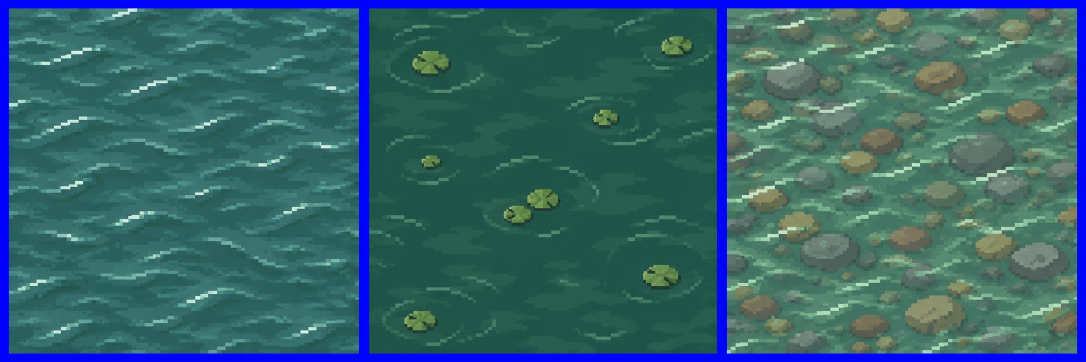
#> input picture art-src/chatgpt/HG2.png, 2172 x 724 px (shown at 1/2 size)
$ python ground_in.py
#> lines starting #> are read from the running program, lines starting #| are printed output that depends on the picture
# 받아 둔 물 그림(art-src/chatgpt/HG2.png: 강물, 연못, 얕은 여울)과 나루 그림(HP5.png의 선착장 판자)을 새 화면의 땅 무늬로 만든다.
#   assets/hd2d/preview/wt_river.webp : 강물(잔물결). 지도 가장자리까지 이어진 넓은 물
#   assets/hd2d/preview/wt_pond.webp  : 연못(연잎). 뭍에 갇힌 작은 물
#   assets/hd2d/preview/wt_rapid.webp : 여울(돌이 비치는 얕은 물). 너비 네 칸 아래의 물줄기
#   assets/hd2d/preview/g_plank.webp : 나루와 다리의 널(바깥 지도의 마루 칸). 널이 세로로 선 무늬이고, 세로로 긴 나루에서는 게임이 눕혀 깐다
# 물 그림은 도트 한 점이 7.7px쯤이라 한 칸(700px)을 92점으로 줄이고, 가장자리 6점을 섞어 가로세로로 이어 붙게 한다(86×86점 = 평면도 26.9점).
# 널은 그림 속 선착장이 비스듬히 그려져 있어, 기울기를 펴고 못 박힌 줄 사이의 가운데 토막만 쓴다. 널 하나의 폭을 평면도 5점(사람 키의 3분의 1)으로 잡았다.
# 쓰는 법: python3 tools/ground_in.py
import os
import numpy as np
from PIL import Image
ROOT = os.path.dirname(os.path.dirname(os.path.abspath(__file__)))
SRC = os.path.join(ROOT, 'art-src', 'chatgpt'); PV = os.path.join(ROOT, 'assets', 'hd2d', 'preview')
DOT = 48 / 15

def wrap_h(a, f):
    t = np.linspace(0, 1, f)[None, :, None]; out = a[:, :-f].copy(); out[:, :f] = a[:, -f:] * (1 - t) + a[:, :f] * t; return out
def wrap_v(a, f):
    t = np.linspace(0, 1, f)[:, None, None]; out = a[:-f].copy(); out[:f] = a[-f:] * (1 - t) + a[:f] * t; return out
def save(arr, name):
    a8 = np.clip(arr, 0, 255).astype(np.uint8); p = os.path.join(PV, name + '.webp'); Image.fromarray(a8).save(p, lossless=True)
    print(os.path.relpath(p, ROOT), a8.shape[1], 'x', a8.shape[0], '→ 평면도', round(a8.shape[1] / DOT, 1), 'x', round(a8.shape[0] / DOT, 1))

# 1) 물 셋: 파란 테두리 안쪽 세 칸
hg = Image.open(os.path.join(SRC, 'HG2.png')).convert('RGB')
#> hg is the input picture: PIL image 2172x724 RGB; mean R, G, B 54.3, 99.1, 107.5
for name, (x0, x1) in (('wt_river', (18, 717)), ('wt_pond', (738, 1433)), ('wt_rapid', (1454, 2153))):
    c = hg.crop((x0 + 2, 19, x1 - 1, 705)).resize((92, 92), Image.BOX)
    save(wrap_v(wrap_h(np.asarray(c).astype(np.float32), 6), 6), name)
#> this loop made 3 passes
#> pass 1, `c = hg.crop((x0 + 2, 19, x1 - 1, 705)).resize((92, 92), Image.BOX)`:
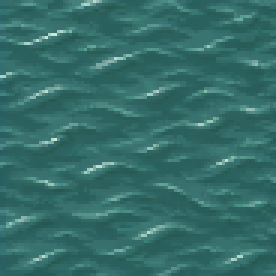
#> c: PIL image 92x92 RGB (shown 3 times larger); mean R, G, B 53, 109.1, 105.3
#> pass 1, in wrap_h, `out = a[:, :-f].copy()`:
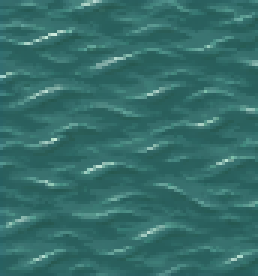
#> out: shape (92, 86, 3) float32 (shown 3 times larger); mean of channels 0, 1, 2 53.2, 109.3, 105.5; drawn as R, G, B
#> pass 1, in wrap_v, `out = a[:-f].copy()`:
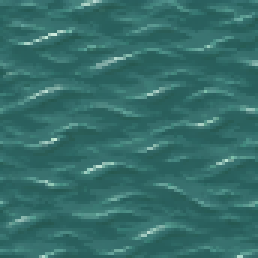
#> out: shape (86, 86, 3) float32 (shown 3 times larger); mean of channels 0, 1, 2 53.4, 109.4, 105.5; drawn as R, G, B

# 2) 널: 선착장 윗면. 기울기(세로 1px에 가로 -0.3px)를 펴고, 못 박힌 두 줄 사이(세로 200~282)의 널 여덟 장(가로 120~420)을 쓴다
#> (the run stopped early here; a loop or call above may not have finished)
